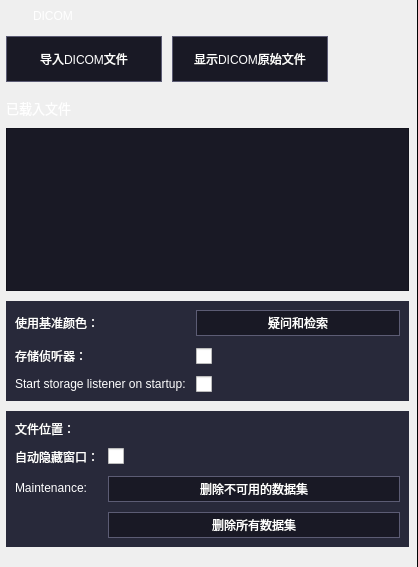
<?xml version="1.0" encoding="UTF-8"?>
<ui version="4.0">
 <class>UtilTest</class>
 <widget class="QWidget" name="UtilTest">
  <property name="geometry">
   <rect>
    <x>0</x>
    <y>0</y>
    <width>418</width>
    <height>567</height>
   </rect>
  </property>
  <property name="styleSheet">
   <string notr="true">QComboBox {
	color: rgb(255, 255, 255);
    background: #1a1a26;
	border: 1px solid #5c5c74;
	font: 10pt &quot;Microsoft YaHei&quot;;
}

QComboBox QAbstractItemView {
    outline: 0px solid gray;     
    color: rgb(255, 255, 255);
    background-color: rgb(60, 60, 90);   
    selection-background-color: rgb(105, 135, 213);  
}

QComboBox QAbstractItemView::item:hover {
    color: rgb(255, 255, 255);
    background-color: rgb(105, 135, 213);
}

QComboBox QAbstractItemView::item:selected {
    color: rgb(255, 255, 255);
    background-color: rgb(105, 135, 213);
}

QComboBox:hover{
	background-color: rgb(105, 135, 213);
}

QComboBox::drop-down {
	subcontrol-origin: padding;
    subcontrol-position: top right;
    /*width: 20px;*/
 	
    /*border-left-width: 1px;
    border-left-color: darkgray;
    border-left-style: solid;*/ /* just a single line */
    border-top-right-radius: 3px; /* same radius as the QComboBox */
    border-bottom-right-radius: 3px;
}

QComboBox::down-arrow {
	image: url(:/Icons/comboBoxDown1.png);
}

QSpinBox {
	/* 为箭头保留空间 */
	/*padding-right:20px;*/
	background: #1a1a26;
	border: 1px solid #5c5c74;
	font: 10pt &quot;Microsoft YaHei&quot;;
}

/* 向上按钮 */
QSpinBox::up-button {
	subcontrol-origin:border;
	subcontrol-position:top right;
	width:16px;
	border-width:1px;
}

QSpinBox::up-button:hover {
	background-color: rgb(105, 135, 213);
}

QSpinBox::down-button {
	subcontrol-origin:border;
	subcontrol-position:bottom right;
	width:16px;
	border-width:1px;
	border-top-width:0;
}

/* 向下按钮 */
QSpinBox::down-button:hover {
	background-color: rgb(105, 135, 213);
}

/* 向下按钮里的小箭头 */
QSpinBox::down-arrow {
	image:url(:/Icons/SpinboxDown.png);
	width:7px;
	height:4px;
}

/* 向上按钮里的小箭头 */
QSpinBox::up-arrow {
	image:url(:/Icons/SpinboxUp.png);
	width:7px;
	height:4px;
}


QDoubleSpinBox {
	/* 为箭头保留空间 */
	padding-right:20px;
	background: #1a1a26;
	border: 1px solid #5c5c74;
}

/* 向上按钮 */
QDoubleSpinBox::up-button {
	subcontrol-origin:border;
	subcontrol-position:top right;
	width:16px;
	border-width:1px;
}

QDoubleSpinBox::up-button:hover {
	background-color: rgb(105, 135, 213);
}

QDoubleSpinBox::down-button {
	subcontrol-origin:border;
	subcontrol-position:bottom right;
	width:16px;
	border-width:1px;
	border-top-width:0;
}

/* 向下按钮 */
QDoubleSpinBox::down-button:hover {
	background-color: rgb(105, 135, 213);
}

/* 向下按钮里的小箭头 */
QDoubleSpinBox::down-arrow {
	image:url(:/Icons/SpinboxDown.png);
	width:7px;
	height:4px;
}

/* 向上按钮里的小箭头 */
QDoubleSpinBox::up-arrow {
	image:url(:/Icons/SpinboxUp.png);
	width:7px;
	height:4px;
}

QTableWidget{
	selection-background-color: #41507d;
    background: #1a1a26;
	border: 1px solid #5c5c74;
}

QLineEdit{
	background: #1a1a26;
	border: 1px solid #5c5c74;
}

/*垂直滚动条整体*/
QScrollBar:vertical
{
    width:8px;
    background:#323349;
    margin:0px,0px,0px,0px;
    padding-top:0px;   /*上预留位置*/
    padding-bottom:0px;    /*下预留位置*/
}
 
/*滚动条中滑块的样式*/
QScrollBar::handle:vertical
{
    width:8px;
    background:#727284;
    min-height:20px;
}
 
/*鼠标触及滑块样式*/
QScrollBar::handle:vertical:hover
{
    width:9px;
    background:#727284;
    min-height:20;
}
 
/*设置下箭头*/
QScrollBar::add-line:vertical
{
    height:0px;
    width:0px;
    subcontrol-position:bottom;
}
 
/*设置上箭头*/
QScrollBar::sub-line:vertical
{
    height:0px;
    width:0px;
    subcontrol-position:top;
}
 
/*当滚动条滚动的时候，上面的部分和下面的部分*/
QScrollBar::add-page:vertical,QScrollBar::sub-page:vertical
{
    background:rgb(0,0,0,10%);
    border-radius:4px;
}


QPushButton#importButton,
QPushButton#showBrowserButton{
	font: 10pt &quot;Microsoft YaHei&quot;;
	max-width: 154;
	max-height: 44;
	min-width: 154;
	min-height: 44; 
	background: #191925; 
	border: 1px solid #5c5c74;
}

QPushButton#importButton:hover,
QPushButton#showBrowserButton:hover{
	background-color: #5C5C74;
}

QPushButton#queryServerButton,
QPushButton#repairDatabaseButton,
QPushButton#clearDatabaseButton{
	font: 10pt &quot;Microsoft YaHei&quot;;
	max-height: 24;
	min-height: 24;  
	background: #191925; 
	border: 1px solid #5c5c74;
}

QPushButton#queryServerButton:hover,
QPushButton#repairDatabaseButton:hover,
QPushButton#clearDatabaseButton:hover{
	background-color: #5C5C74;
}

QRadioButton {
    spacing: 5px;
    font: 12pt &quot;Microsoft YaHei&quot;; 
	color: rgb(255, 255, 255);
}
 
QRadioButton::indicator {  
    width: 16px;
    height: 16px;
}
 
QRadioButton::indicator:checked {  
	image: url(:/Icons/RadioButtonSg1.png);
}
 
QRadioButton::indicator:unchecked {  
    image: url(:/Icons/RadioButtonSg.png);
}

QSlider::groove:horizontal {
	border: 1px solid #41507D;
	background: #41507D;
	height:	2px;
	margin: 0px 0;
	left: 5px; right: 5px;
}

QSlider::handle:horizontal {
	border: 0px ;
	width: 10px;
	margin: -7px -7px -7px -7px;
	background: #e6edff;
}

QSlider::add-page:horizontal{
	background: #41507d;
	min-height: 2px;
	max-height: 2px;

}

QSlider::sub-page:horizontal{
	background: #6987d5;
	min-height: 2px;
	max-height: 2px; 
}

QCheckBox {
	color: rgb(255, 255, 255);
    spacing: 7px;/*复选框文本与勾选框的距离*/
}

QCheckBox::indicator {
    width: 16px;/*勾选框的大小*/
    height: 16px;
}
/*勾选框未选中时的图像*/
QCheckBox::indicator:unchecked {
    image: url(:/Icons/CheckBoxImage1.png);
}

/*勾选框选中时的图像*/
QCheckBox::indicator:checked {
    image: url(:/Icons/CheckBoxImage.png);
}

QWidget{
	color: #ffffff;
	font: 10pt &quot;Microsoft YaHei&quot;; 
}

QTableView
{
    alternate-background-color:#e3edf9;
    gridline-color: #5c5c74;
	background: #191925;
	border: 1px solid #5c5c74;
	selection-background-color: #6987d5;
	font: 11pt &quot;Microsoft YaHei&quot;;
	color: rgb(255, 255, 255);
}
 
QHeaderView::section
{
    background: #191925;
	border: 1px solid #5c5c74;
	background-color:transparent
}

QTreeView
{
	background: #191925;
}

QTreeView#subjectHierarchyTree:item{
	alternate-background-color:#e3edf9;
	gridline-color: #5c5c74;
	selection-background-color: #6987d5;
	font: 11pt &quot;Microsoft YaHei&quot;;
	color: rgb(255, 255, 255);
}

QWidget#networkingFrame,
QWidget#browserSettingsFrame
{
	border: none;
	background: #28293a;
} 

QWidget#UtilTest
{
	border-top:none;
	border-bottom:none;
	border-left:none;
	
	border-style:solid;
	border-right-width: 1px;
    border-right-color: #020203;
	padding:1px;
}

QFileDialog {
    color: #ffffff;
}</string>
  </property>
  <layout class="QVBoxLayout" name="verticalLayout">
   <property name="spacing">
    <number>10</number>
   </property>
   <property name="leftMargin">
    <number>6</number>
   </property>
   <property name="topMargin">
    <number>6</number>
   </property>
   <property name="rightMargin">
    <number>9</number>
   </property>
   <property name="bottomMargin">
    <number>9</number>
   </property>
   <item>
    <layout class="QHBoxLayout" name="horizontalLayout_3">
     <property name="spacing">
      <number>10</number>
     </property>
     <item>
      <widget class="QLabel" name="label_2">
       <property name="minimumSize">
        <size>
         <width>17</width>
         <height>17</height>
        </size>
       </property>
       <property name="maximumSize">
        <size>
         <width>17</width>
         <height>17</height>
        </size>
       </property>
       <property name="styleSheet">
        <string notr="true">QLabel{
	width: 17;
	height: 17;
	border-image: url(:/Icons/Small/SlicerLoadDICOM.png);
}</string>
       </property>
       <property name="text">
        <string/>
       </property>
      </widget>
     </item>
     <item>
      <widget class="QLabel" name="label_3">
       <property name="styleSheet">
        <string notr="true">QLabel{
	font: 16pt &quot;Microsoft YaHei&quot;;
}</string>
       </property>
       <property name="text">
        <string>DICOM</string>
       </property>
      </widget>
     </item>
     <item>
      <spacer name="horizontalSpacer_3">
       <property name="orientation">
        <enum>Qt::Horizontal</enum>
       </property>
       <property name="sizeHint" stdset="0">
        <size>
         <width>40</width>
         <height>20</height>
        </size>
       </property>
      </spacer>
     </item>
    </layout>
   </item>
   <item>
    <layout class="QHBoxLayout" name="horizontalLayout">
     <property name="rightMargin">
      <number>0</number>
     </property>
     <item>
      <widget class="QPushButton" name="importButton">
       <property name="toolTip">
        <string/>
       </property>
       <property name="styleSheet">
        <string notr="true">QWidget{
	color: #ffffff;
	font: 10pt &quot;Microsoft YaHei&quot;;
}</string>
       </property>
       <property name="text">
        <string>导入DICOM文件</string>
       </property>
       <property name="icon">
        <iconset resource="../../../../../Base/QTGUI/Resources/qSlicerBaseQTGUI.qrc">
         <normaloff>:/Icons/Medium/SlicerImportDICOM.png</normaloff>:/Icons/Medium/SlicerImportDICOM.png</iconset>
       </property>
       <property name="iconSize">
        <size>
         <width>20</width>
         <height>20</height>
        </size>
       </property>
      </widget>
     </item>
     <item>
      <widget class="QPushButton" name="showBrowserButton">
       <property name="toolTip">
        <string/>
       </property>
       <property name="text">
        <string>显示DICOM原始文件</string>
       </property>
       <property name="icon">
        <iconset resource="../../../../../Base/QTGUI/Resources/qSlicerBaseQTGUI.qrc">
         <normaloff>:/Icons/Medium/SlicerDatabase.png</normaloff>:/Icons/Medium/SlicerDatabase.png</iconset>
       </property>
       <property name="iconSize">
        <size>
         <width>15</width>
         <height>20</height>
        </size>
       </property>
       <property name="checkable">
        <bool>true</bool>
       </property>
      </widget>
     </item>
     <item>
      <spacer name="horizontalSpacer_2">
       <property name="orientation">
        <enum>Qt::Horizontal</enum>
       </property>
       <property name="sizeHint" stdset="0">
        <size>
         <width>40</width>
         <height>20</height>
        </size>
       </property>
      </spacer>
     </item>
    </layout>
   </item>
   <item>
    <spacer name="verticalSpacer">
     <property name="orientation">
      <enum>Qt::Vertical</enum>
     </property>
     <property name="sizeType">
      <enum>QSizePolicy::Fixed</enum>
     </property>
     <property name="sizeHint" stdset="0">
      <size>
       <width>20</width>
       <height>6</height>
      </size>
     </property>
    </spacer>
   </item>
   <item>
    <widget class="QLabel" name="label_5">
     <property name="font">
      <font>
       <family>Microsoft YaHei</family>
       <pointsize>10</pointsize>
       <weight>50</weight>
       <italic>false</italic>
       <bold>false</bold>
      </font>
     </property>
     <property name="text">
      <string>已载入文件</string>
     </property>
    </widget>
   </item>
   <item>
    <widget class="qMRMLSubjectHierarchyTreeView" name="subjectHierarchyTree">
     <property name="multiSelection" stdset="0">
      <bool>true</bool>
     </property>
    </widget>
   </item>
   <item>
    <widget class="ctkCollapsibleButton" name="networkingFrame" native="true">
     <property name="text" stdset="0">
      <string>DICOM网络</string>
     </property>
     <layout class="QFormLayout" name="formLayout">
      <property name="horizontalSpacing">
       <number>10</number>
      </property>
      <property name="verticalSpacing">
       <number>10</number>
      </property>
      <item row="0" column="0">
       <widget class="QLabel" name="label">
        <property name="text">
         <string>使用基准颜色：</string>
        </property>
       </widget>
      </item>
      <item row="0" column="1">
       <widget class="QPushButton" name="queryServerButton">
        <property name="toolTip">
         <string>Query and retrieve DICOM data sets from remote server</string>
        </property>
        <property name="text">
         <string>疑问和检索</string>
        </property>
       </widget>
      </item>
      <item row="1" column="0">
       <widget class="QLabel" name="label_6">
        <property name="text">
         <string>存储侦听器：</string>
        </property>
       </widget>
      </item>
      <item row="1" column="1">
       <layout class="QHBoxLayout" name="horizontalLayout_2">
        <item>
         <widget class="QCheckBox" name="toggleListener">
          <property name="toolTip">
           <string>Enable DICOM listening server to receive images (C-Store SCP)</string>
          </property>
          <property name="text">
           <string/>
          </property>
         </widget>
        </item>
        <item>
         <spacer name="horizontalSpacer">
          <property name="orientation">
           <enum>Qt::Horizontal</enum>
          </property>
          <property name="sizeType">
           <enum>QSizePolicy::Preferred</enum>
          </property>
          <property name="sizeHint" stdset="0">
           <size>
            <width>10</width>
            <height>20</height>
           </size>
          </property>
         </spacer>
        </item>
        <item>
         <widget class="QLabel" name="listenerStateLabel">
          <property name="sizePolicy">
           <sizepolicy hsizetype="Expanding" vsizetype="Preferred">
            <horstretch>0</horstretch>
            <verstretch>0</verstretch>
           </sizepolicy>
          </property>
          <property name="text">
           <string/>
          </property>
         </widget>
        </item>
       </layout>
      </item>
      <item row="2" column="0">
       <widget class="QLabel" name="label_7">
        <property name="text">
         <string>Start storage listener on startup:</string>
        </property>
       </widget>
      </item>
      <item row="2" column="1">
       <widget class="QCheckBox" name="runListenerAtStart">
        <property name="toolTip">
         <string>Automatically start listener on application startup</string>
        </property>
        <property name="text">
         <string/>
        </property>
       </widget>
      </item>
     </layout>
    </widget>
   </item>
   <item>
    <widget class="ctkCollapsibleButton" name="browserSettingsFrame" native="true">
     <property name="text" stdset="0">
      <string>DICOM初始文件设置</string>
     </property>
     <layout class="QFormLayout" name="formLayout_2">
      <property name="horizontalSpacing">
       <number>9</number>
      </property>
      <property name="verticalSpacing">
       <number>10</number>
      </property>
      <item row="0" column="0">
       <widget class="QLabel" name="label_8">
        <property name="text">
         <string>文件位置：</string>
        </property>
       </widget>
      </item>
      <item row="0" column="1">
       <widget class="ctkDirectoryButton" name="directoryButton" native="true">
        <property name="styleSheet">
         <string notr="true">QPushButton{
	font: 10pt &quot;Microsoft YaHei&quot;;
	max-height: 24;
	min-height: 24;  
	background: #191925; 
	border: 1px solid #5c5c74;
}

QPushButton:hover{
	background-color: #5C5C74;
}</string>
        </property>
       </widget>
      </item>
      <item row="1" column="0">
       <widget class="QLabel" name="label_9">
        <property name="text">
         <string>自动隐藏窗口：</string>
        </property>
       </widget>
      </item>
      <item row="2" column="0">
       <widget class="QLabel" name="label_10">
        <property name="text">
         <string>Maintenance:</string>
        </property>
       </widget>
      </item>
      <item row="1" column="1">
       <widget class="QCheckBox" name="browserAutoHideCheckBox">
        <property name="toolTip">
         <string/>
        </property>
        <property name="text">
         <string/>
        </property>
       </widget>
      </item>
      <item row="2" column="1">
       <widget class="QPushButton" name="repairDatabaseButton">
        <property name="toolTip">
         <string/>
        </property>
        <property name="text">
         <string>删除不可用的数据集</string>
        </property>
       </widget>
      </item>
      <item row="3" column="1">
       <widget class="QPushButton" name="clearDatabaseButton">
        <property name="toolTip">
         <string/>
        </property>
        <property name="text">
         <string>删除所有数据集</string>
        </property>
       </widget>
      </item>
     </layout>
    </widget>
   </item>
   <item>
    <spacer name="verticalSpacer_2">
     <property name="orientation">
      <enum>Qt::Vertical</enum>
     </property>
     <property name="sizeHint" stdset="0">
      <size>
       <width>20</width>
       <height>40</height>
      </size>
     </property>
    </spacer>
   </item>
  </layout>
 </widget>
 <customwidgets>
  <customwidget>
   <class>qMRMLSubjectHierarchyTreeView</class>
   <extends>QTreeView</extends>
   <header>qMRMLSubjectHierarchyTreeView.h</header>
  </customwidget>
  <customwidget>
   <class>ctkCollapsibleButton</class>
   <extends>QWidget</extends>
   <header>ctkCollapsibleButton.h</header>
   <container>1</container>
  </customwidget>
  <customwidget>
   <class>ctkDirectoryButton</class>
   <extends>QWidget</extends>
   <header>ctkDirectoryButton.h</header>
  </customwidget>
 </customwidgets>
 <resources>
  <include location="../../../../../Base/QTGUI/Resources/qSlicerBaseQTGUI.qrc"/>
 </resources>
 <connections/>
</ui>
